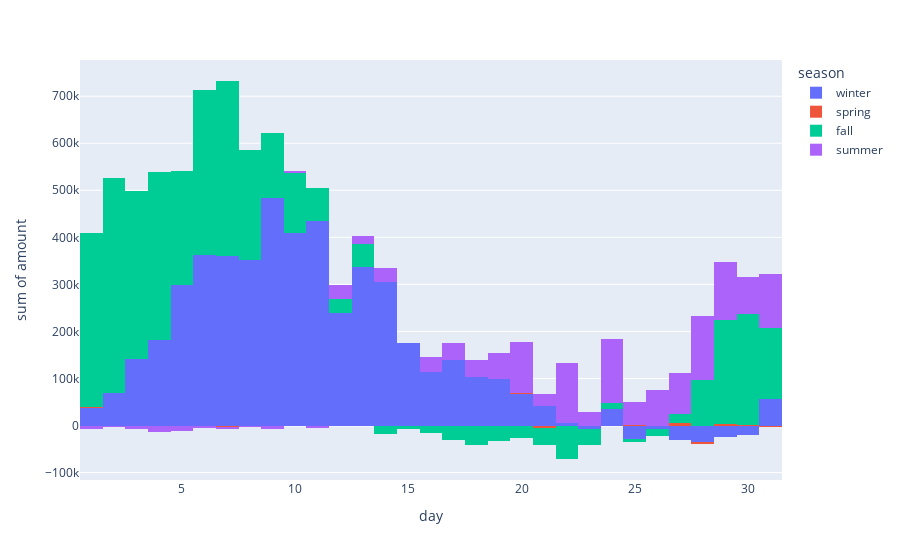

Notebook code for this chart:
### Code cell
px.histogram(df[['day', 'season', 'amount']], x='day', y='amount', color='season')

### Figure 1 — Plotly figure (JSON) as saved in the notebook; plotly's stock layout.template omitted (floating-point values rounded to 4 significant figures; data arrays with more than 128 entries replaced by an {"elided": "..."} marker saying what was removed)
{"data": [{"alignmentgroup": "True", "bingroup": "x", "histfunc": "sum", "hovertemplate": "season=winter<br>day=%{x}<br>sum of amount=%{y}<extra></extra>", "legendgroup": "winter", "marker": {"color": "#636efa", "pattern": {"shape": ""}}, "name": "winter", "offsetgroup": "winter", "orientation": "v", "showlegend": true, "type": "histogram", "x": {"elided": "8286 int values"}, "xaxis": "x", "y": {"elided": "8286 float values"}, "yaxis": "y"}, {"alignmentgroup": "True", "bingroup": "x", "histfunc": "sum", "hovertemplate": "season=spring<br>day=%{x}<br>sum of amount=%{y}<extra></extra>", "legendgroup": "spring", "marker": {"color": "#EF553B", "pattern": {"shape": ""}}, "name": "spring", "offsetgroup": "spring", "orientation": "v", "showlegend": true, "type": "histogram", "x": {"elided": "267 int values"}, "xaxis": "x", "y": {"elided": "267 float values"}, "yaxis": "y"}, {"alignmentgroup": "True", "bingroup": "x", "histfunc": "sum", "hovertemplate": "season=fall<br>day=%{x}<br>sum of amount=%{y}<extra></extra>", "legendgroup": "fall", "marker": {"color": "#00cc96", "pattern": {"shape": ""}}, "name": "fall", "offsetgroup": "fall", "orientation": "v", "showlegend": true, "type": "histogram", "x": {"elided": "8938 int values"}, "xaxis": "x", "y": {"elided": "8938 float values"}, "yaxis": "y"}, {"alignmentgroup": "True", "bingroup": "x", "histfunc": "sum", "hovertemplate": "season=summer<br>day=%{x}<br>sum of amount=%{y}<extra></extra>", "legendgroup": "summer", "marker": {"color": "#ab63fa", "pattern": {"shape": ""}}, "name": "summer", "offsetgroup": "summer", "orientation": "v", "showlegend": true, "type": "histogram", "x": {"elided": "2509 int values"}, "xaxis": "x", "y": {"elided": "2509 float values"}, "yaxis": "y"}], "layout": {"barmode": "relative", "legend": {"title": {"text": "season"}, "tracegroupgap": 0}, "margin": {"t": 60}, "xaxis": {"anchor": "y", "domain": [0, 1], "title": {"text": "day"}}, "yaxis": {"anchor": "x", "domain": [0, 1], "title": {"text": "sum of amount"}}}}
